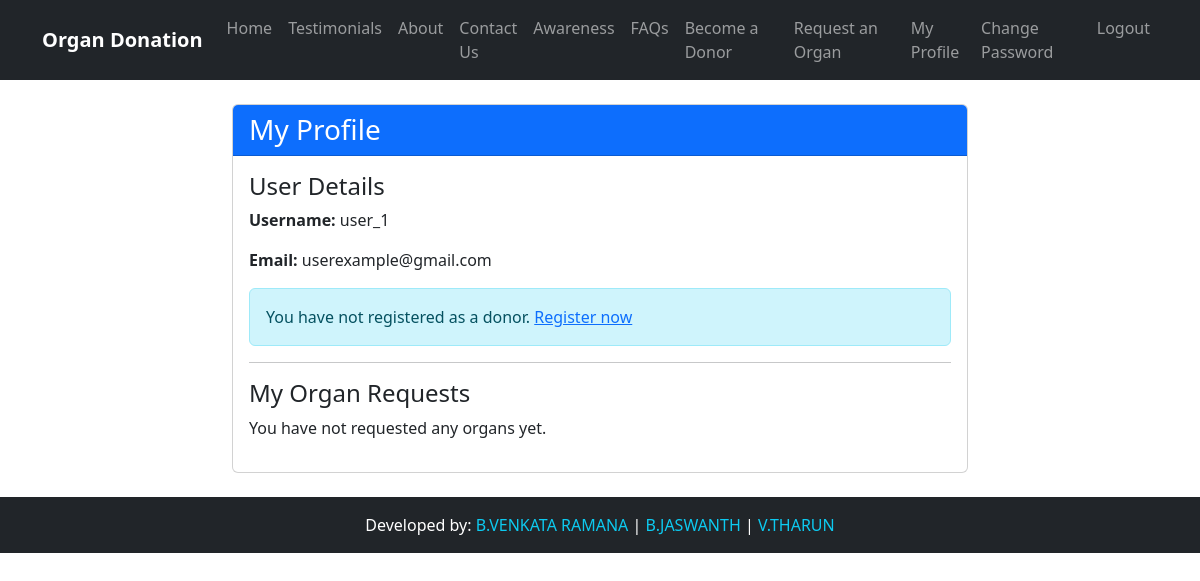
Page /profile/ (signed in) on the earlier database version.
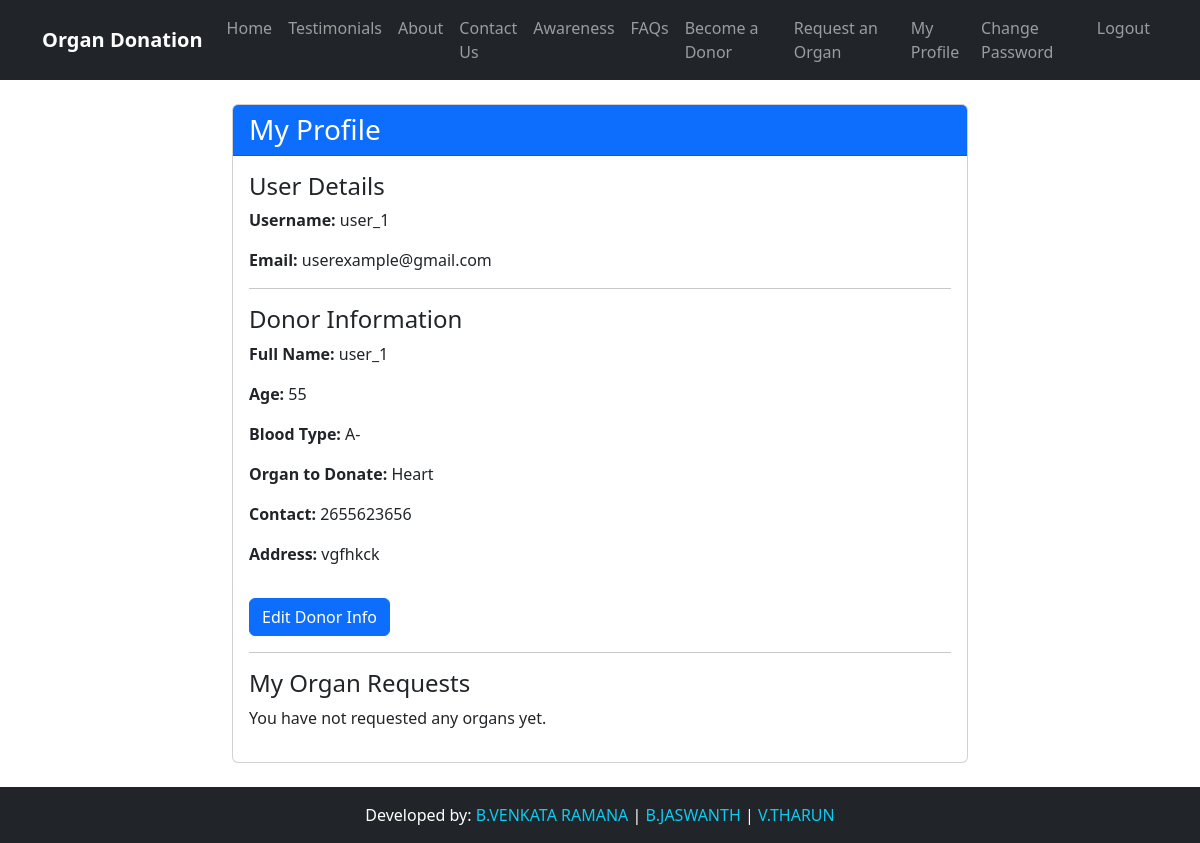
Same page on the later database version.
### donation/models.py (models this page shows, shortened)
class Donor(models.Model):
    BLOOD_TYPE_CHOICES = [
        ('A+', 'A+'), ('A-', 'A-'),
        ('B+', 'B+'), ('B-', 'B-'),
        ('AB+', 'AB+'), ('AB-', 'AB-'),
        ('O+', 'O+'), ('O-', 'O-'),
    ]
    ORGAN_CHOICES = [
        ('Heart', 'Heart'),
        ('Liver', 'Liver'),
        ('Kidney', 'Kidney'),
        ('Lungs', 'Lungs'),
        ('Pancreas', 'Pancreas'),
        ('Corneas', 'Corneas'),
    ]
    user = models.OneToOneField(User, on_delete=models.CASCADE)
    full_name = models.CharField(max_length=100)
    age = models.PositiveIntegerField()
    blood_type = models.CharField(max_length=3, choices=BLOOD_TYPE_CHOICES)
    organ_to_donate = models.CharField(max_length=20, choices=ORGAN_CHOICES)
    contact_number = models.CharField(max_length=15)
    address = models.TextField()
    is_approved = models.BooleanField(default=False)

### donation/views.py (the view)
# urls.py: path('profile/', views.profile, name='profile'),
@login_required
def profile(request):
    donor = None
    if request.user.is_donor:
        donor = Donor.objects.get(user=request.user)
    requests = OrganRequest.objects.filter(recipient=request.user)
    return render(request, 'donation/profile.html', {'donor': donor, 'requests': requests})

### donation/templates/donation/profile.html
{% extends 'donation/base.html' %}
{% block content %}
<div class="row">
    <div class="col-md-8 mx-auto">
        <div class="card mb-4">
            <div class="card-header bg-primary text-white">
                <h3 class="card-title mb-0">My Profile</h3>
            </div>
            <div class="card-body">
                <h4>User Details</h4>
                <p><strong>Username:</strong> {{ user.username }}</p>
                <p><strong>Email:</strong> {{ user.email }}</p>
                {% if donor %}
                    <hr>
                    <h4>Donor Information</h4>
                    <p><strong>Full Name:</strong> {{ donor.full_name }}</p>
                    <p><strong>Age:</strong> {{ donor.age }}</p>
                    <p><strong>Blood Type:</strong> {{ donor.blood_type }}</p>
                    <p><strong>Organ to Donate:</strong> {{ donor.organ_to_donate }}</p>
                    <p><strong>Contact:</strong> {{ donor.contact_number }}</p>
                    <p><strong>Address:</strong> {{ donor.address }}</p>
                    <a href="{% url 'update_donor' %}" class="btn btn-primary mt-3">Edit Donor Info</a>
                {% else %}
                    <div class="alert alert-info mt-3">
                        You have not registered as a donor. <a href="{% url 'register_donor' %}">Register now</a>
                    </div>
                {% endif %}
                <hr>
                <h4>My Organ Requests</h4>
                {% if requests %}
                    <table class="table table-hover">
                        <thead>
                            <tr>
                                <th>Donor</th>
                                <th>Organ</th>
                                <th>Status</th>
                                <th>Date</th>
                            </tr>
                        </thead>
                        <tbody>
                            {% for req in requests %}
                            <tr>
                                <td>{{ req.donor.full_name }}</td>
                                <td>{{ req.requested_organ }}</td>
                                <td>
                                    <span class="badge bg-{% if req.status == 'Approved' %}success{% elif req.status == 'Rejected' %}danger{% else %}warning{% endif %}">
                                        {{ req.status }}
                                    </span>
                                </td>
                                <td>{{ req.request_date|date:"Y-m-d" }}</td>
                            </tr>
                            {% endfor %}
                        </tbody>
                    </table>
                {% else %}
                    <p>You have not requested any organs yet.</p>
                {% endif %}
            </div>
        </div>
    </div>
</div>
{% endblock %}

Differences in the rows shown:
changed User "user_1": is_donor False → True (drawn)
added Donor: full_name "user_1", age "55", blood_type "A-", organ_to_donate "Heart", contact_number "2655623656", address "vgfhkck"
Other differences:
text no longer shown: "You have not registered as a donor. Register now"
text now shown: "Donor Information Full Name: Age: Blood Type: Organ to Donate: Contact: Address: Edit Donor Info"
